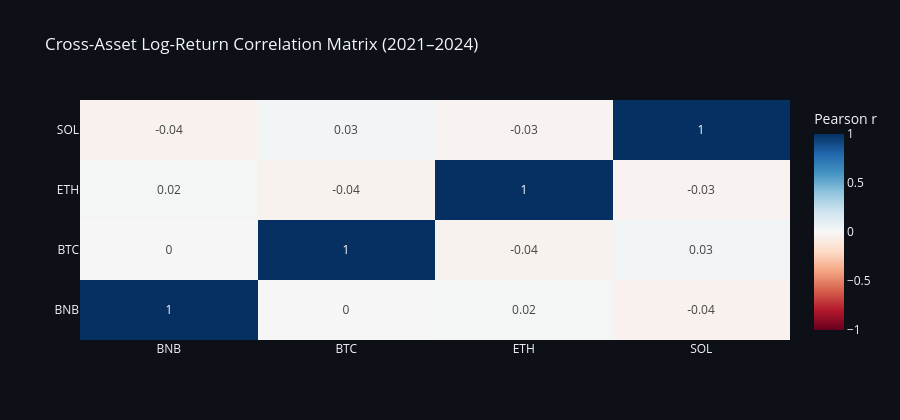

Notebook code cell kept with this figure:
### Markdown cell above
### 6.3 Cross-Asset Correlation

### Code cell
returns_wide = df.pivot_table(index="Date", columns="ticker", values="log_return")
corr = returns_wide.corr()

fig3 = go.Figure(go.Heatmap(
    z=corr.values,
    x=corr.columns.tolist(),
    y=corr.index.tolist(),
    colorscale="RdBu", zmid=0,
    text=np.round(corr.values, 2),
    texttemplate="%{text}",
    colorbar=dict(title="Pearson r")
))
fig3.update_layout(
    title="Cross-Asset Log-Return Correlation Matrix (2021–2024)",
    template="plotly_dark", paper_bgcolor="#0d1117",
    plot_bgcolor="#0d1117", height=420
)
fig3.show()

### Figure 1 — Plotly figure (JSON) as saved in the notebook; plotly's stock layout.template omitted (floating-point values rounded to 4 significant figures)
{"data": [{"colorbar": {"title": {"text": "Pearson r"}}, "colorscale": [[0, "rgb(103,0,31)"], [0.1, "rgb(178,24,43)"], [0.2, "rgb(214,96,77)"], [0.3, "rgb(244,165,130)"], [0.4, "rgb(253,219,199)"], [0.5, "rgb(247,247,247)"], [0.6, "rgb(209,229,240)"], [0.7, "rgb(146,197,222)"], [0.8, "rgb(67,147,195)"], [0.9, "rgb(33,102,172)"], [1, "rgb(5,48,97)"]], "text": [[1.0, -0.0, 0.02, -0.04], [-0.0, 1.0, -0.04, 0.03], [0.02, -0.04, 1.0, -0.03], [-0.04, 0.03, -0.03, 1.0]], "texttemplate": "%{text}", "type": "heatmap", "x": ["BNB", "BTC", "ETH", "SOL"], "y": ["BNB", "BTC", "ETH", "SOL"], "z": [[1.0, -0.00487, 0.01501, -0.04213], [-0.00487, 1.0, -0.03515, 0.02674], [0.01501, -0.03515, 1.0, -0.02626], [-0.04213, 0.02674, -0.02626, 1.0]], "zmid": 0}], "layout": {"height": 420, "paper_bgcolor": "#0d1117", "plot_bgcolor": "#0d1117", "title": {"text": "Cross-Asset Log-Return Correlation Matrix (2021–2024)"}}}
